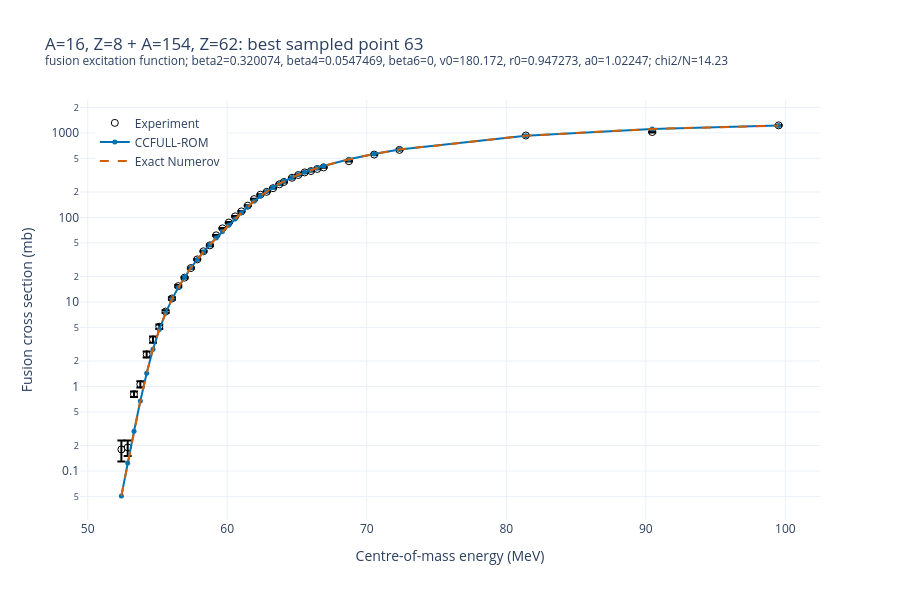

Source (notebook cell):
### Markdown cell above
## Fusion excitation function at the best sampled point

### Code cell
best_curve = data.loc[data["point_index"] == best_index].sort_values("energy_cm_mev")
experiment = (
    data[[
        "energy_cm_mev", "experimental_cross_section_mb",
        "experimental_uncertainty_lower_mb",
        "experimental_uncertainty_upper_mb",
    ]]
    .drop_duplicates("energy_cm_mev")
    .sort_values("energy_cm_mev")
)

fig = go.Figure()
fig.add_trace(go.Scatter(
    x=experiment["energy_cm_mev"],
    y=experiment["experimental_cross_section_mb"],
    error_y={
        "type": "data",
        "array": experiment["experimental_uncertainty_upper_mb"],
        "arrayminus": experiment["experimental_uncertainty_lower_mb"],
        "symmetric": False,
        "visible": True,
    },
    mode="markers",
    marker={"color": "black", "size": 7, "symbol": "circle-open"},
    name="Experiment",
))
fig.add_trace(go.Scatter(
    x=best_curve["energy_cm_mev"],
    y=best_curve["emulator_cross_section_mb"],
    mode="lines+markers",
    line={"color": "#0072B2", "width": 2},
    marker={"size": 5},
    name="CCFULL-ROM",
))
if "exact_numerov_cross_section_mb" in best_curve.columns:
    fig.add_trace(go.Scatter(
        x=best_curve["energy_cm_mev"],
        y=best_curve["exact_numerov_cross_section_mb"],
        mode="lines",
        line={"color": "#D55E00", "width": 2, "dash": "dash"},
        name="Exact Numerov",
    ))

parameter_text = ", ".join(f"{name}={best[name]:.6g}" for name in PARAMETERS)
fig.update_layout(
    title=(f"{reaction_system}: best sampled point {best_index}"
           f"<br><sup>fusion excitation function; "
           f"{parameter_text}; chi2/N={best['chi2_per_point']:.4g}</sup>"),
    xaxis_title="Centre-of-mass energy (MeV)",
    yaxis_title="Fusion cross section (mb)",
    yaxis_type="log",
    template="plotly_white",
    height=600,
    legend={"x": 0.02, "y": 0.98},
)
fig.show()

### Figure 1 — Plotly figure (JSON) as saved in the notebook; plotly's stock layout.template omitted (floating-point values rounded to 4 significant figures)
{"data": [{"error_y": {"array": [0.05, 0.04, 0.06, 0.09, 0.2, 0.3, 0.3, 0.3, 0.4, 0.5, 0.4, 0.4, 0.4, 0.5, 1.2, 0.7, 0.8, 1.0, 1.0, 1.0, 1.0, 2.0, 2.0, 2.0, 2.0, 4.0, 3.0, 3.0, 3.0, 4.0, 4.0, 4.0, 4.0, 5.0, 6.0, 6.0, 9.0, 10.0, 13.0], "arrayminus": [0.05, 0.04, 0.06, 0.09, 0.2, 0.3, 0.3, 0.3, 0.4, 0.5, 0.4, 0.4, 0.4, 0.5, 1.2, 0.7, 0.8, 1.0, 1.0, 1.0, 1.0, 2.0, 2.0, 2.0, 2.0, 4.0, 3.0, 3.0, 3.0, 4.0, 4.0, 4.0, 4.0, 5.0, 6.0, 6.0, 9.0, 10.0, 13.0], "symmetric": false, "type": "data", "visible": true}, "marker": {"color": "black", "size": 7, "symbol": "circle-open"}, "mode": "markers", "name": "Experiment", "type": "scatter", "x": [52.41, 52.87, 53.32, 53.77, 54.23, 54.68, 55.13, 55.58, 56.04, 56.49, 56.94, 57.4, 57.85, 58.3, 58.76, 59.21, 59.66, 60.11, 60.57, 61.02, 61.47, 61.93, 62.38, 62.83, 63.28, 63.74, 64.06, 64.64, 65.1, 65.55, 66.0, 66.46, 66.91, 68.72, 70.53, 72.34, 81.4, 90.46, 99.52], "y": [0.18, 0.19, 0.81, 1.06, 2.4, 3.6, 5.1, 7.7, 11.0, 15.4, 19.4, 25.2, 31.9, 39.8, 46.8, 61.5, 74.3, 87.1, 103.0, 118.0, 138.0, 165.0, 186.0, 201.0, 222.0, 247.0, 263.0, 295.0, 318.0, 341.0, 354.0, 375.0, 391.0, 463.0, 555.0, 630.0, 933.0, 1025.0, 1229.0]}, {"line": {"color": "#0072B2", "width": 2}, "marker": {"size": 5}, "mode": "lines+markers", "name": "CCFULL-ROM", "type": "scatter", "x": [52.41, 52.87, 53.32, 53.77, 54.23, 54.68, 55.13, 55.58, 56.04, 56.49, 56.94, 57.4, 57.85, 58.3, 58.76, 59.21, 59.66, 60.11, 60.57, 61.02, 61.47, 61.93, 62.38, 62.83, 63.28, 63.74, 64.06, 64.64, 65.1, 65.55, 66.0, 66.46, 66.91, 68.72, 70.53, 72.34, 81.4, 90.46, 99.52], "y": [0.05079, 0.1244, 0.2955, 0.6721, 1.431, 2.752, 4.728, 7.385, 10.74, 14.85, 19.75, 25.38, 31.8, 39.15, 47.55, 57.1, 68.03, 80.79, 95.83, 113.5, 133.6, 155.8, 179.2, 203.0, 226.9, 250.6, 267.5, 297.1, 319.8, 342.1, 364.1, 385.7, 406.9, 488.4, 564.7, 636.1, 927.6, 1114.0, 1221.0]}, {"line": {"color": "#D55E00", "dash": "dash", "width": 2}, "mode": "lines", "name": "Exact Numerov", "type": "scatter", "x": [52.41, 52.87, 53.32, 53.77, 54.23, 54.68, 55.13, 55.58, 56.04, 56.49, 56.94, 57.4, 57.85, 58.3, 58.76, 59.21, 59.66, 60.11, 60.57, 61.02, 61.47, 61.93, 62.38, 62.83, 63.28, 63.74, 64.06, 64.64, 65.1, 65.55, 66.0, 66.46, 66.91, 68.72, 70.53, 72.34, 81.4, 90.46, 99.52], "y": [0.05082, 0.1245, 0.2957, 0.6725, 1.432, 2.753, 4.73, 7.389, 10.75, 14.86, 19.76, 25.4, 31.83, 39.19, 47.6, 57.15, 68.1, 80.87, 95.93, 113.6, 133.8, 156.0, 179.3, 203.2, 227.1, 250.8, 267.6, 297.2, 319.9, 342.2, 364.2, 385.8, 407.0, 488.5, 564.8, 636.2, 927.8, 1114.0, 1222.0]}], "layout": {"height": 600, "legend": {"x": 0.02, "y": 0.98}, "title": {"text": "A=16, Z=8 + A=154, Z=62: best sampled point 63<br><sup>fusion excitation function; beta2=0.320074, beta4=0.0547469, beta6=0, v0=180.172, r0=0.947273, a0=1.02247; chi2/N=14.23</sup>"}, "xaxis": {"title": {"text": "Centre-of-mass energy (MeV)"}}, "yaxis": {"title": {"text": "Fusion cross section (mb)"}, "type": "log"}}}
